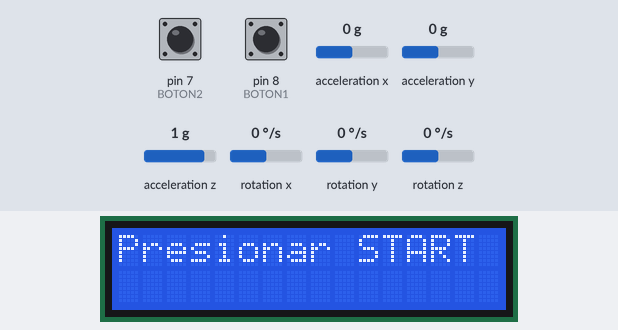
Bench run of a sketch on a simulated Arduino Uno, built with avr-gcc and run on an emulated ATmega328P. Shown: 16×2 character LCD. Inputs (shaded band) come from the test bench; at power-on: pin 8 (BOTON1) LOW, pin 7 (BOTON2) LOW, acceleration x 0 g, acceleration y 0 g, acceleration z 1 g, rotation x 0 °/s, rotation y 0 °/s, rotation z 0 °/s.

Above: at 1.2 s.
1.3 s: pin 8 (BOTON1) pulled HIGH for 0.6 s
At 3.1 s:
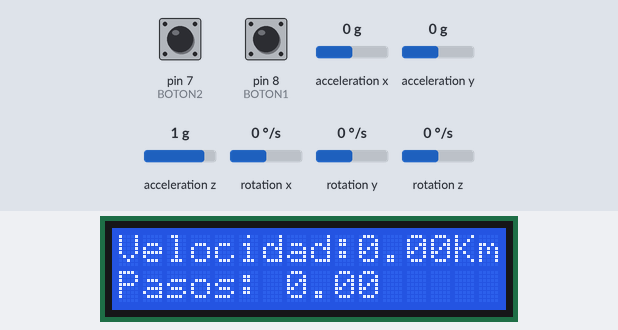
7.9 s: pin 7 (BOTON2) pulled HIGH for 0.6 s
At 9.5 s:
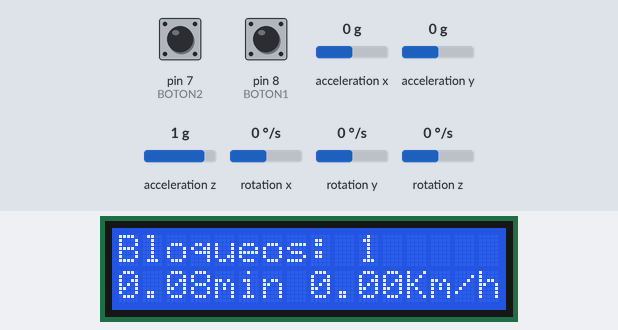
10.0 s: pin 8 (BOTON1) pulled HIGH for 1 s
At 11.7 s:
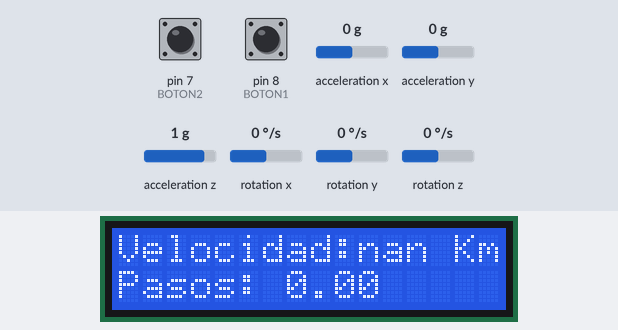
14.0 s: pin 7 (BOTON2) pulled HIGH for 1 s
At 15.4 s:
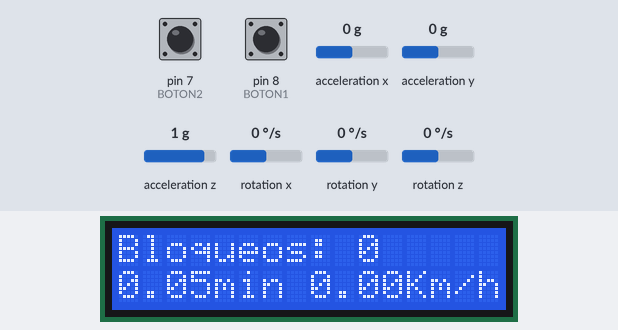
16.5 s: pin 8 (BOTON1) pulled HIGH for 3.2 s
At 22.5 s:
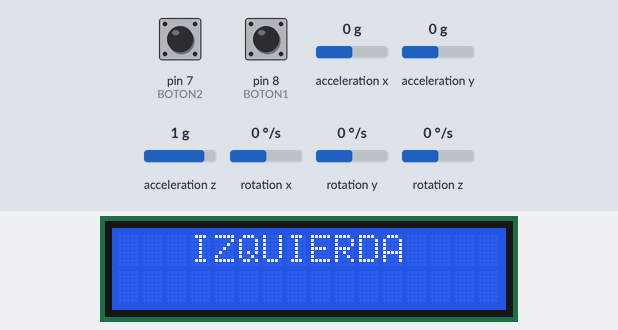
Timing chart, 0 to 23.7 s (numbered marks = the images above; inputs shaded):
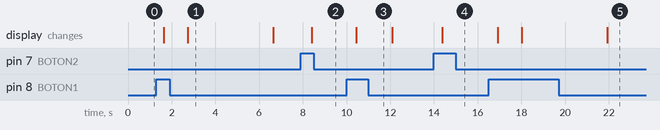

The sketch:

v4.0_solicitudBD.ino
```cpp
// Control del MPU6050 mediante la libreria I2C
// Libreria MPU6050.h requiere I2Cdev.h
// Libreria I2Cdev.h requiere Wire.h

#include "I2Cdev.h"
#include "MPU6050.h"
#include "Wire.h"
#include <LiquidCrystal_I2C.h>
#include <SoftwareSerial.h>

// El MPU6050 presenta por defecto una direccion de 0x68
MPU6050 mpu;

// Crear el objeto LCD
LiquidCrystal_I2C lcd(0x27, 16,2);

// Crear instancia de SoftwareSerial para el HC-05
SoftwareSerial btSerial(10, 11); //RX (recepción), TX (transmisión)

// Valores sin procesar (valores RAW) del acelerometro y giroscopio (ejes x, y, z)
int ax, ay, az; // rango por defecto: -2g a +2g
int gx, gy, gz; // rango por defecto: -250°/sec a +250°/sec

// Valores en el Sistema Internacional
const float accEscala = (2.0 * 9.81 )/ 32768.0;
const float gyroEscala = 250.0 / 32768.0;

////////////////////////////////// VARIABLES /////////////////////////////////////
String command; // Variable para almacenar el comando recibido por Bluetooth

int estado = 3;     // flag para el botón START
float contP = 0;    // numero de pasos entre bloqueos
float Ptotal = 0;   // numero total de pasos
int bloqueos = 0;   // numero de bloqueos
int cont = 0;       // flag de bloqueos
int pierna = 0;     // flag paso 0: vertical o atras, 1: delante

unsigned long tiempo1 = 0;          // inicio
unsigned long tiempo2 = 0;          // fin
unsigned long tiempo = 0;           // tiempo transcurrido
unsigned long tiempo_actividad = 0; // tiempo de actividad total

float cont_espera = 0;  // tiempo entre un paso y el siguiente
int altura = 165;         // altura del usuario propietario del prototipo
float cte = 0.413f;     // constante para obtener la longitud del paso según el sexo (mujer) del usuario propietario del prototipo
float velocidad = 0.0;  // velocidad
float sum_vel = 0.0;    // sumatorio de la velocidad
int cont_vel = 0;       // contador de lecturas de la velocidad
float velocidadMedia = 0.0;   // velocidad media
float frecuencia;       // frecuencia
float actividadMin;    // tiempo de actividad en minutos


////////////////////////////////// FUNCIONES /////////////////////////////////////

void contarPasos(){
    // Funcion que lee los valores del acelerometro y contabiliza los pasos.
    cont_espera+= 0.5; // contar el tiempo que tarda en dar un paso

        // VALORES PARA LA PIERNA
    if ((ay * accEscala) >= 0.5 ) {  // si la pierna izquierda está hacia delante
      if (pierna == 0){ // si antes estaba en posición de reposo
        pierna = 1; // actualiza el estado de la pierna a "en movimiento".
      }
    // si la pierna está en posición vertical o hacia detrás (posición de reposo)
    } else {
      if (pierna == 1){ // si antes estaba en movimiento
        pierna = 0; // actualiza el estado de la pierna a "en reposo".
        cont_espera = 0; // reinicia el contador de espera.
        contP += 2; // incrementa el contador de pasos en 2.
        Ptotal +=2; //incrementa el nº de pasos totales en 2.
      }
    }
}

void resetActivity() {
  // Reinicia todas las variables y estados relevantes
  contP = 0;
  tiempo = 0;
  tiempo_actividad = 0;
  bloqueos = 0;
  sum_vel = 0.0;
  cont_vel = 0;
  velocidadMedia = 0.0;
  cont_espera = 0;
  Ptotal = 0;
}

void finalizarActividad(){
  // Número de bloqueos
    lcd.setCursor(0,0);
    lcd.print("Bloqueos:");
    lcd.setCursor(10, 0);
    lcd.print(bloqueos);

    // Enviar datos por Bluetooth, solo si no son NaN ni Inf
    if (!isnan(bloqueos)&& !isinf(bloqueos)) {
        btSerial.print("bloqueos:");
        btSerial.println(bloqueos);
    }

    // Número total de pasos

    // Enviar datos por Bluetooth, solo si no son NaN ni Inf
    if (!isnan(Ptotal)&& !isinf(Ptotal)) {
        btSerial.print("Ptotal:");
        btSerial.println(Ptotal);
    }

    // Tiempo total de actividad
    actividadMin = tiempo_actividad/60.;
    lcd.setCursor(0, 1);
    lcd.print(actividadMin);
    lcd.setCursor(4, 1);
    lcd.print("min");

    // Enviar datos por Bluetooth, solo si no son NaN ni Inf
    if (!isnan(actividadMin)&& !isinf(actividadMin)) {
        btSerial.print("actividadMin:");
        btSerial.println(actividadMin);
    }

    // Velocidad media
    lcd.setCursor(8, 1);
    // Cálculo de la velocidad media solo si cont_vel > 0
    if (cont_vel > 0) {
        velocidadMedia = sum_vel / cont_vel;
    }
    lcd.print(velocidadMedia);
    lcd.setCursor(12, 1);
    lcd.print("Km/h");

    // Enviar datos por Bluetooth, solo si no son NaN ni Inf
    if (!isnan(velocidadMedia)&& !isinf(velocidadMedia)) {
        btSerial.print("velocidadMedia:");
        btSerial.println(velocidadMedia);
    }

    resetActivity(); // Llama a una función para resetear la actividad
}

////////////////////////////////////////////////////////// CONFIGURACIÓN DEL ///////////////////////////////////////////////////////////
//////////////////////////////////////////////////////////    PROGRAMA       ///////////////////////////////////////////////////////////

void setup(){

  pinMode(8,INPUT); //BOTON1
  pinMode(7,INPUT); //BOTON2

  Serial.begin(9600);     // Iniciar la comunicación Serial con el PC
  btSerial.begin(9600);   // Iniciar la comunicación Serial con el HC-05
  Wire.begin();           // Iniciar I2C
  mpu.initialize();       // Iniciar mpu
  lcd.init();             // Iniciar LCD
  lcd.backlight();
  lcd.clear();

  lcd.setCursor(0, 0);
  lcd.print("Presionar START");
  btSerial.println('3');      // Enviar estado al script de Python
}


////////////////////////////////////////////////////////// PROGRAMA PRINCIPAL ///////////////////////////////////////////////////////////

void loop(){

  // Verificar si hay un comando disponible a través de Bluetooth
  if (btSerial.available()) {
    String command = btSerial.readStringUntil('\n'); // Lee la línea completa

    // Obtener datos actividad
    // Tenemos en cuenta que el formato que se recibe es: "altura:<valor>,sexo:<valor>"
    // Procesar el comando para obtener altura y sexo
    if (command.startsWith("altura:")) {
      altura = command.substring(7, command.indexOf(',')).toInt();
      Serial.print("Altura recibida: ");
      Serial.println(altura); // Imprime la altura en el monitor serial

      String sexoStr = command.substring(command.indexOf("sexo:") + 5);
      char sexo = sexoStr.charAt(0);
      Serial.print("Sexo recibido: ");
      Serial.println(sexo); // Imprime el sexo en el monitor serial
      if (sexo == 'F'){
        cte = 0.413f;  // Si se trata de una mujer
      } else {
        cte = 0.415f; // si se trata de un hombre
      }
    }

    // Control de la actividad
    if ((command == "1") && (estado == 0 || estado == 3)) {
      estado = 1; // Iniciar la actividad como si se presionara el botón físico
      tiempo1 = millis() / 1000;
      lcd.clear();
    } else if ((command == "0") && (estado == 1 || estado == 3)) {
      estado = 0; // Finalizar la actividad como si se presionara el botón físico
      lcd.clear();
      finalizarActividad();
    }
  }

  // Verificar si hay acción disponible a través de hardware

  if ((digitalRead(8) == HIGH) && (estado == 0 || estado == 3)){  // botón START presionado y no se está realizando actividad
    estado = 1;                 // cambiar el estado del boton
    btSerial.println('1');      // Enviar estado al script de Python
    tiempo1 = millis()/1000;    // inicializamos el tiempo
    lcd.clear();                // borrar el contenido del lcd
  }
  if ((digitalRead(7) == HIGH) && (estado == 1 || estado == 3)){  // botón STOP presionado y se está realizando actividad
    estado = 0;                 // cambiar el estado del boton
    btSerial.println('0');      // Enviar estado al script de Python
    lcd.clear();                // borrar el contenido del lcd
    finalizarActividad();
  }

  // Funcionamiento según el estado del botón

  if (estado == 1){ // INICIO DE LA MARCHA
    // Leer el tiempo en ese instante y dividirlo entre 1000 para obtener el tiempo en segundos
    tiempo2 = millis()/1000;
    mpu.getAcceleration(&ax, &ay, &az); // leer ejes del acelerometro
    mpu.getRotation(&gx, &gy, &gz);     // leer ejes del giroscopio

    // PASOS
    contarPasos(); // contamos los pasos
    lcd.setCursor(0, 1);
    lcd.print("Pasos:");
    lcd.setCursor(7, 1);
    lcd.print(contP);

    // Enviar datos por Bluetooth, solo si no son 0, NaN ni Inf
    if (contP > 0 && !isnan(contP) && !isinf(contP)) {
        btSerial.print("contP:");
        btSerial.println(contP);
    }

    // TIEMPO
    lcd.setCursor(0, 0);
    lcd.print("Tiempo:");
    lcd.setCursor(8, 0);
    lcd.print(tiempo);
    lcd.setCursor(11, 0);
    lcd.print("s");

    // Enviar datos por Bluetooth, solo si no son 0, NaN ni Inf
    if (tiempo > 0 && !isnan(tiempo)&& !isinf(tiempo)) {
        btSerial.print("tiempo:");
        btSerial.println(tiempo);
    }

    // FRECUENCIA
    frecuencia = (contP/tiempo);

    //VELOCIDAD (Km/h)
    velocidad = frecuencia*60*60*cte*altura/100000.;

    lcd.setCursor(0, 0);
    lcd.print("Velocidad:");
    lcd.setCursor(10, 0);
    lcd.print(velocidad);
    lcd.setCursor(14, 0);
    lcd.print("Km/h");

    // Enviar datos por Bluetooth, solo si no son 0, NaN ni Inf
    if (velocidad > 0 && !isnan(velocidad)&& !isinf(velocidad)) {
        btSerial.print("velocidad:");
        btSerial.println(velocidad);
    }

    // mientras entre un paso y el siguiente haya menos de 5 segundos
    if (cont_espera < 5){
      tiempo += tiempo2 - tiempo1;           // incrementar tiempo
      tiempo_actividad += tiempo2 - tiempo1; // incrementar tiempo actividad
      cont = 0;                              // contador a 0

      // si la velocidad es menor de 100
      if (velocidad < 100){
        sum_vel = sum_vel + velocidad ; // sumar velocidad al total
        cont_vel ++;                    // incrementar contador
      }
    }

    tiempo1 = tiempo2; // Actualizar tiempo

    // Si tarda más de 5 segundos en dar el siguiente paso
    if (cont_espera >= 5){
      cont++; // incrementar contador

      // la primera vez que detecta el bloqueo
      if (cont == 1){
        bloqueos++; // incrementar el número de bloqueos
      }

      // mostrar en el lcd un mensaje de aviso
      lcd.clear();
      lcd.setCursor(3, 0);
      lcd.print("IZQUIERDA");

      btSerial.println("IZQUIERDA");  //ahora por bluetooth

      // restart
      tiempo = 0;
      contP = 0;
    }
  }
  delay(500); // leer cada medio segundo
}
```

Measured:
- after the input at 1.3 s, the display: first changes after 0.34 s (image 1 shows a later state)
- after the input at 7.9 s, the display: changes after 0.50 s (image 2)
- after the input at 10.0 s, the display: changes after 0.45 s (image 3)
- after the input at 14.0 s, the display: changes after 0.37 s (image 4)
- after the input at 16.5 s, the display: first changes after 0.42 s (image 5 shows a later state)
- what the display in image 1 shows lasts 4.0 s, from 2.7 s to 6.7 s
